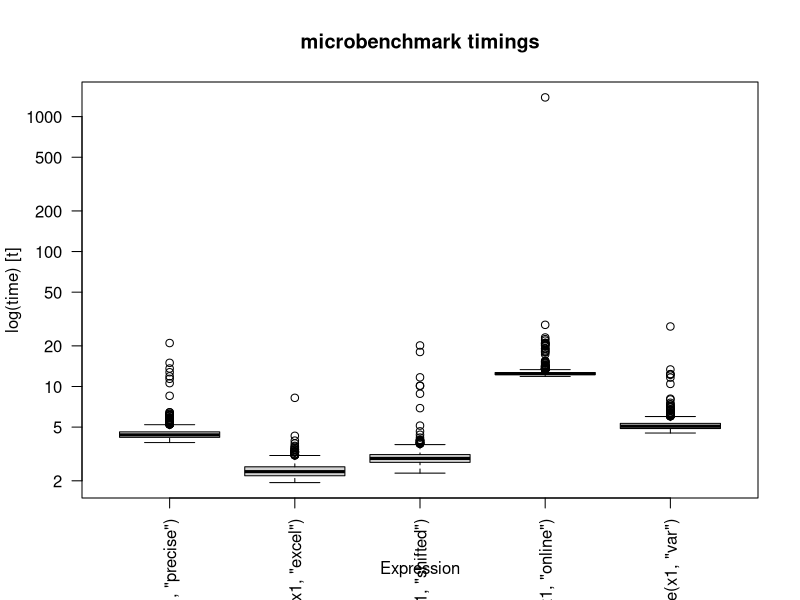
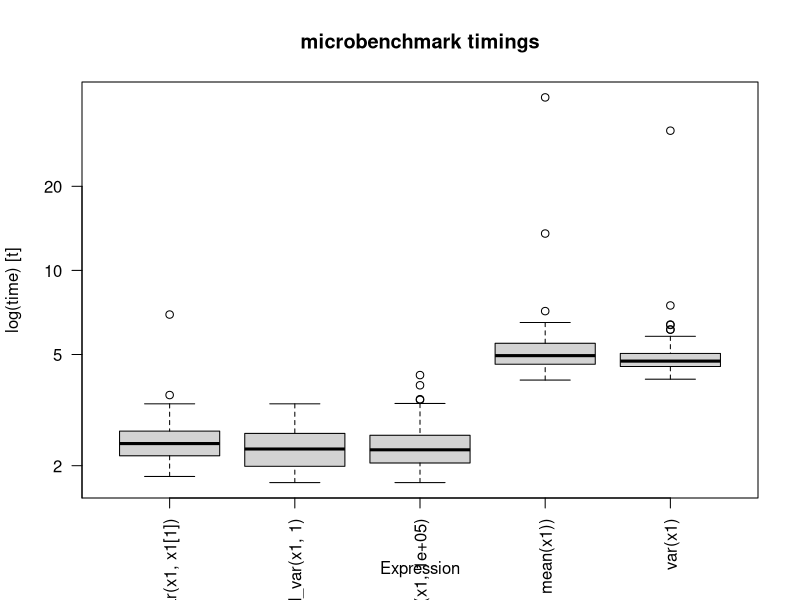

These figures' R source, in order:
## ---- chunk 1
set.seed(12242987)
## ---- chunk 2
x1 <- rnorm(100)
x2 <- rnorm(100, mean = 1000000)
## ---- chunk 3
precise_var <- function(data) {
    sample_mean <- mean(data)
    sum <- sum((data - sample_mean)^2)
    variance <- sum / (length(data) - 1)
    return(variance)
}
## ---- chunk 4
excel_var <- function(data) {
    p1 <- sum(data^2)
    p2 <- (sum(data)^2) / length(data)
    variance <- (p1 - p2) / (length(data) - 1)
    return(variance)
}
## ---- chunk 5
shifted_var <- function(data, c) {
    p1 <- sum((data - c)^2)
    p2 <- sum(data - c)^2 / length(data)
    variance <- (p1 - p2) / (length(data) - 1)
    return(variance)
}
## ---- chunk 6
online_var <- function(data) {
    sample_mean <- mean(data[1:2])
    sum <- sum((data[1:2] - sample_mean)^2)
    variance <- sum / (length(data[1:2]) - 1)

    for (i in 3:length(data)) {
        sample_mean1 <- sample_mean
        sample_mean <- sample_mean + (data[i] - sample_mean) / i
        variance <- (i - 2) * variance / (i - 1) + ((data[i] - sample_mean1)^2) / i
    }

    return(variance)
}
## ---- chunk 7
compute_variance <- function(data, type) {
    result <- switch(type,
        "precise" = precise_var(data),
        "excel" = excel_var(data),
        "shifted" = shifted_var(data, data[1]),
        "online" = online_var(data),
        "var" = var(data)
    )
    return(result)
}
## ---- chunk 8
precise1 <- compute_variance(x1, "precise")
precise2 <- compute_variance(x2, "precise")
excel1 <- compute_variance(x1, "excel")
excel2 <- compute_variance(x2, "excel")
shifted1 <- compute_variance(x1, "shifted")
shifted2 <- compute_variance(x2, "shifted")
online1 <- compute_variance(x1, "online")
online2 <- compute_variance(x2, "online")
rvar1 <- compute_variance(x1, "var")
rvar2 <- compute_variance(x2, "var")
## ---- chunk 9
all.equal(precise1, excel1, shifted1, online1, rvar1)
all.equal(precise2, excel2, shifted2, online2, rvar2)
## ---- chunk 10
variables1 <- c(precise1, excel1, shifted1, online1)
names <- c("precise", "excel", "shifted", "online")
comparison_matrix1 <- matrix(variables1 == rvar1, nrow = 1)
colnames(comparison_matrix1) <- names
rownames(comparison_matrix1) <- "R var function"
print(comparison_matrix1)
## ---- chunk 11
variables2 <- c(precise2, excel2, shifted2, online2)
comparison_matrix2 <- matrix(variables2 == rvar2, nrow = 1)
colnames(comparison_matrix2) <- names
rownames(comparison_matrix2) <- "R var function"
print(comparison_matrix2)
## ---- chunk 12
names <- c("precise", "excel", "shifted", "online")
comparison_matrix1 <- matrix(sapply(variables1, function(x) identical(x, rvar1)), nrow = 1)
colnames(comparison_matrix1) <- names
rownames(comparison_matrix1) <- "R var function"
print(comparison_matrix1)
## ---- chunk 13
comparison_matrix2 <- matrix(sapply(variables2, function(x) identical(x, rvar2)), nrow = 1)
colnames(comparison_matrix2) <- names
rownames(comparison_matrix2) <- "R var function"
print(comparison_matrix2)
## ---- chunk 14
variables1 <- c(variables1, rvar1)
variables2 <- c(variables2, rvar2)
names <- c(names, "R var")
result <- matrix(c(variables1, variables2), nrow = 2)
colnames(result) <- names
rownames(result) <- c("mean=0", "mean=1000000")
print(result)
## ---- chunk 15
library(microbenchmark)

benchmark_result <- microbenchmark(
    compute_variance(x1, "precise"),
    compute_variance(x1, "excel"),
    compute_variance(x1, "shifted"),
    compute_variance(x1, "online"),
    compute_variance(x1, "var"),
    times = 1000L
)

print(benchmark_result)
par(las = 2)
boxplot(benchmark_result)
## ---- chunk 16
variances <- c(
    shifted_var(x1, x1[1]),
    shifted_var(x1, 1),
    shifted_var(x1, 100000),
    shifted_var(x1, mean(x1)),
    var(x1)
)
comparison_matrix <- matrix(variances, nrow = 1)
names <- c("x1[1]", "1", "1000", "mean", "R var function")
colnames(comparison_matrix) <- names
rownames(comparison_matrix) <- "Variance of x1"
print(comparison_matrix)

benchmark_result <- microbenchmark(
    shifted_var(x1, x1[1]),
    shifted_var(x1, 1),
    shifted_var(x1, 100000),
    shifted_var(x1, mean(x1)),
    var(x1)
)
print(benchmark_result)
par(las = 2)
boxplot(benchmark_result)
## ---- chunk 17
calculate_condition_number <- function(data) {
    S <- sum((data - mean(data))^2)
    k <- sqrt(1 + (mean(data)^2) * length(data) / S)
    return(k)
}

calculate_condition_number_shifted <- function(data, c) {
    S <- sum((data - mean(data))^2)
    k <- sqrt(1 + ((mean(data) - c)^2) * length(data) / S)
    return(k)
}

calculate_condition_number(x1)
calculate_condition_number(x2)
calculate_condition_number_shifted(x1, mean(x1))
calculate_condition_number_shifted(x2, mean(x1))

x3 <- sample(1:1000000, 100, replace = TRUE)
calculate_condition_number(x3)
calculate_condition_number_shifted(x3, 0.1)
